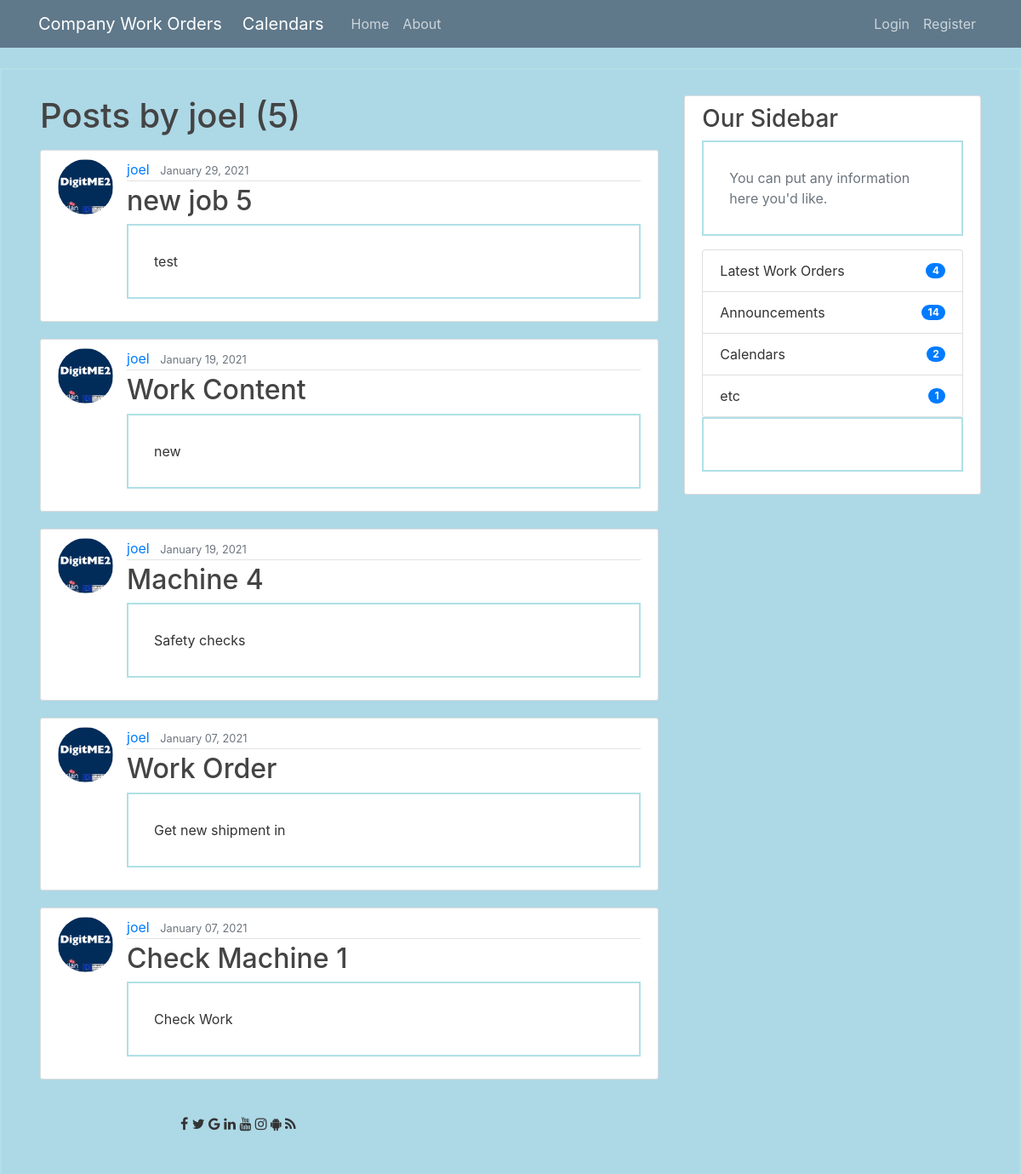
Screenshot of /user/joel with the database file from the repository.
### blog/models.py (models this page shows, shortened)
class Post(models.Model):
    title = models.CharField(max_length=100)
    content = models.TextField()
    date_posted = models.DateTimeField(default=timezone.now)
    author = models.ForeignKey(User, on_delete=models.CASCADE)

### users/models.py (models this page shows, shortened)
class Profile(models.Model):
    user = models.OneToOneField(User, on_delete=models.CASCADE)
    image = models.ImageField(default='default.jpg', upload_to='profile_pics')

### blog/views.py (the view)
# urls.py: path('user/<str:username>', UserPostListView.as_view(), name='user-posts'),
class UserPostListView(ListView):
    model = Post
    template_name = 'blog/user_posts.html'  # <app>/<model>_<viewtype>.html
    context_object_name = 'posts'
    paginate_by = 5
    def get_queryset(self):
        user = get_object_or_404(User, username=self.kwargs.get('username'))
        return Post.objects.filter(author=user).order_by('-date_posted')

### blog/templates/blog/user_posts.html (shortened to what this page needs)
{% extends "blog/base.html" %}
{% block content %}
    <h1 class="mb-3">Posts by {{ view.kwargs.username }} ({{ page_obj.paginator.count }})</h1>
    {% for post in posts %}
        <article class="media content-section">
          <img class="rounded-circle article-img" src="{{ post.author.profile.image.url }}">
          <div class="media-body">
            <div class="article-metadata">
              <a class="mr-2" href="{% url 'user-posts' post.author.username %}">{{ post.author }}</a>
              <small class="text-muted">{{ post.date_posted|date:"F d, Y" }}</small>
            </div>
            <h2><a class="article-title" href="{% url 'post-detail' post.id %}">{{ post.title }}</a></h2>
            <p class="article-content">{{ post.content }}</p>
          </div>
        </article>
    {% endfor %}
{% endblock content %}

### blog/static/main.css (style rules this page uses)
body { background: #fafafa; color: #333333; margin-top: 5rem; }
h1, h2, h3, h4, h5, h6 { color: #444444; }
.content-section { background: #ffffff; padding: 10px 20px; border: 1px solid #dddddd; border-radius: 3px; margin-bottom: 20px; }
.article-title { color: #444444; }
.article-content { white-space: pre-line; }
.article-img { height: 65px; width: 65px; margin-right: 16px; }
.article-metadata { padding-bottom: 1px; margin-bottom: 4px; border-bottom: 1px solid #e3e3e3 }
p { border: 2px solid powderblue; padding: 30px; }
body { background-color: lightblue; }

### blog/templates/blog/base.html (style rules this page uses)
body { padding: 70px; border: 2px solid powderblue; padding: 30px; position: relative; }

### rows the page displays
Post: author.profile.image (picture), author "joel", date_posted "January 29, 2021", title "new job 5", content "test"
Post: author.profile.image (picture), author "joel", date_posted "January 19, 2021", title "Work Content", content "new"
Post: author.profile.image (picture), author "joel", date_posted "January 19, 2021", title "Machine 4", content "Safety checks"
Post: author.profile.image (picture), author "joel", date_posted "January 07, 2021", title "Work Order", content "Get new shipment in"
Post: author.profile.image (picture), author "joel", date_posted "January 07, 2021", title "Check Machine 1", content "Check Work"

### other values shown
{{ view.kwargs.username }} "joel"
{{ page_obj.paginator.count }} "5"
